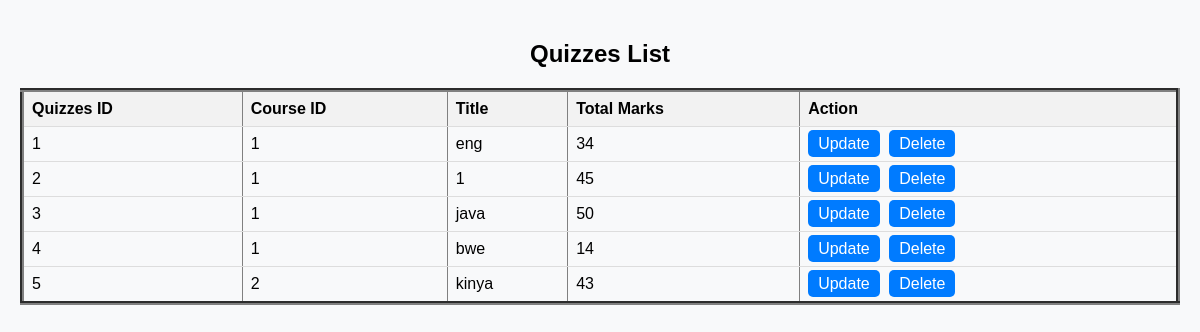
The app's page /viewquizzes.php with its own data.
### tables this page shows
CREATE TABLE `quizzes` (
  `quiz_id` int(11) NOT NULL,
  `course_id` int(11) DEFAULT NULL,
  `title` varchar(255) DEFAULT NULL,
  `total_marks` int(11) DEFAULT NULL
);

### viewquizzes.php (the view, shortened to what this page needs)
<?php
include ('connection/conn.php');
$select_sql = "SELECT * FROM quizzes";
$result = $conn->query($select_sql);
?>
<!DOCTYPE html>
<html lang="en">
<head>
</head>
<body>
    <h2>Quizzes List</h2>
    <table border="4">
        <thead>
            <tr>
                <th>Quizzes ID</th>
                <th>Course ID</th>
                <th>Title</th>
                <th>Total Marks</th>
                <th>Action</th>
            </tr>
        </thead>
        <tbody>
            <?php
            if ($result->num_rows > 0) {
                while($row = $result->fetch_assoc()) {
                    echo "<tr>";
                    echo "<td>" . $row['quiz_id'] . "</td>";
                    echo "<td>" . $row['course_id'] . "</td>";
                    echo "<td>" . $row['title'] . "</td>";
                    echo "<td>" . $row['total_marks'] . "</td>";
                    echo "<td class='action-links'>
                            <a href='updatequizzes.php?id=" . $row['quiz_id'] . "'>Update</a>
                            <a href='deletequizzes.php?id=" . $row['quiz_id'] . "'>Delete</a>
                        </td>";
                    echo "</tr>";
                }
            } else {
                echo "<tr><td colspan='5'>No quizzes data available</td></tr>";
            }
            ?>
        </tbody>
    </table>
</body>
</html>

### viewquizzes.php (style rules this page uses)
body { font-family: Arial, sans-serif; background-color: #f8f9fa; margin: 0; padding: 20px; }
h2 { text-align: center; margin-bottom: 20px; }
table { width: 100%; border-collapse: collapse; }
th, td { padding: 8px; text-align: left; border-bottom: 1px solid #ddd; }
th { background-color: #f2f2f2; }
.action-links a { padding: 5px 10px; background-color: #007bff; color: #fff; text-decoration: none; border-radius: 5px; margin-right: 5px; }

### records on screen
quizzes: quiz_id "1", course "1", title "eng", total_marks "34"
quizzes: quiz_id "2", course "1", title "1", total_marks "45"
quizzes: quiz_id "3", course "1", title "java", total_marks "50"
quizzes: quiz_id "4", course "1", title "bwe", total_marks "14"
quizzes: quiz_id "5", course "2", title "kinya", total_marks "43"
